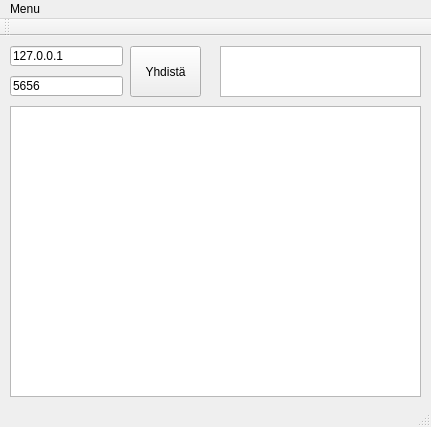
<?xml version="1.0" encoding="UTF-8"?>
<ui version="4.0">
 <class>MainWindow</class>
 <widget class="QMainWindow" name="MainWindow">
  <property name="geometry">
   <rect>
    <x>0</x>
    <y>0</y>
    <width>431</width>
    <height>427</height>
   </rect>
  </property>
  <property name="windowTitle">
   <string>MainWindow</string>
  </property>
  <widget class="QWidget" name="centralWidget">
   <widget class="QLineEdit" name="portEdit">
    <property name="geometry">
     <rect>
      <x>10</x>
      <y>40</y>
      <width>113</width>
      <height>20</height>
     </rect>
    </property>
    <property name="text">
     <string>5656</string>
    </property>
   </widget>
   <widget class="QLineEdit" name="hostEdit">
    <property name="geometry">
     <rect>
      <x>10</x>
      <y>10</y>
      <width>113</width>
      <height>20</height>
     </rect>
    </property>
    <property name="text">
     <string>127.0.0.1</string>
    </property>
   </widget>
   <widget class="QPushButton" name="fetchButton">
    <property name="geometry">
     <rect>
      <x>130</x>
      <y>10</y>
      <width>71</width>
      <height>51</height>
     </rect>
    </property>
    <property name="text">
     <string>Yhdistä</string>
    </property>
   </widget>
   <widget class="QTextEdit" name="statusBox">
    <property name="geometry">
     <rect>
      <x>220</x>
      <y>10</y>
      <width>201</width>
      <height>51</height>
     </rect>
    </property>
   </widget>
   <widget class="QTableView" name="tableView">
    <property name="geometry">
     <rect>
      <x>10</x>
      <y>70</y>
      <width>411</width>
      <height>291</height>
     </rect>
    </property>
   </widget>
  </widget>
  <widget class="QMenuBar" name="menuBar">
   <property name="geometry">
    <rect>
     <x>0</x>
     <y>0</y>
     <width>431</width>
     <height>23</height>
    </rect>
   </property>
   <widget class="QMenu" name="menuMenu">
    <property name="title">
     <string>Menu</string>
    </property>
    <addaction name="actionAsetukset"/>
    <addaction name="actionLopeta"/>
   </widget>
   <addaction name="menuMenu"/>
  </widget>
  <widget class="QToolBar" name="mainToolBar">
   <attribute name="toolBarArea">
    <enum>TopToolBarArea</enum>
   </attribute>
   <attribute name="toolBarBreak">
    <bool>false</bool>
   </attribute>
  </widget>
  <widget class="QStatusBar" name="statusBar"/>
  <action name="actionAsetukset">
   <property name="text">
    <string>Asetukset</string>
   </property>
  </action>
  <action name="actionLopeta">
   <property name="text">
    <string>Lopeta</string>
   </property>
  </action>
 </widget>
 <layoutdefault spacing="6" margin="11"/>
 <resources/>
 <connections/>
</ui>
